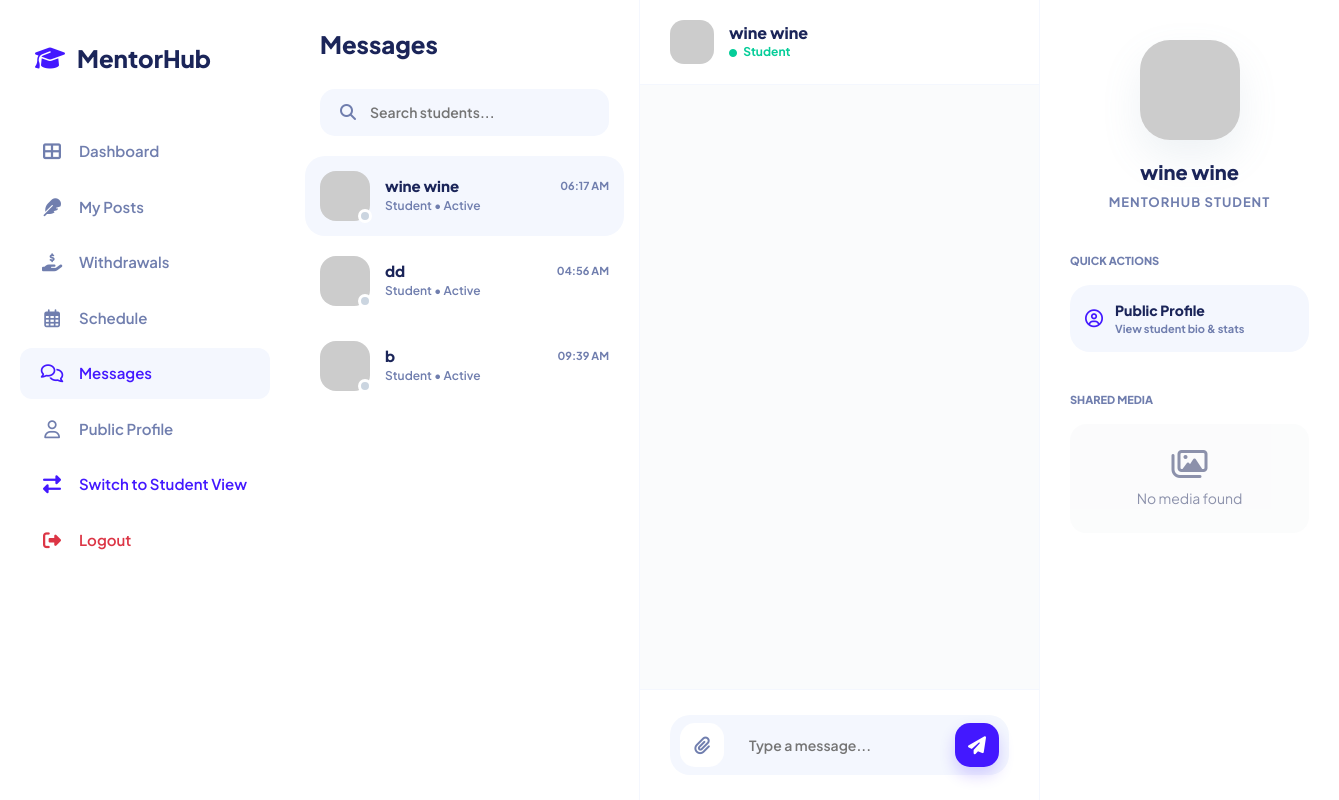
Page /mentor/chat.php (signed in) on the committed database.
### tables this page shows
CREATE TABLE `users` (
  `id` int(11) NOT NULL,
  `name` varchar(100) NOT NULL,
  `email` varchar(150) NOT NULL,
  `password` varchar(255) NOT NULL,
  `created_by_admin` int(11) DEFAULT NULL,
  `role` enum('admin','student','mentor') DEFAULT 'student',
  `status` enum('active','suspended') DEFAULT 'active',
  `created_by` int(11) DEFAULT NULL,
  `mentor_id` int(11) DEFAULT NULL,
  `is_mentor` tinyint(1) DEFAULT 0,
  `created_at` datetime DEFAULT current_timestamp(),
  `balance` decimal(10,2) NOT NULL DEFAULT 0.00,
  `mentor_status` varchar(20) DEFAULT 'none',
  `hourly_rate` decimal(10,2) DEFAULT 10.00,
  `is_volunteer` tinyint(1) DEFAULT 0,
  `admin_id` int(11) DEFAULT NULL,
  `education` text DEFAULT NULL,
  `expertise` text DEFAULT NULL,
  `bio` text DEFAULT NULL,
  `mentor_documents` text DEFAULT NULL,
  `profile_photo` varchar(255) DEFAULT NULL,
  `last_seen` datetime DEFAULT NULL,
  `qr_code` varchar(255) DEFAULT NULL,
  `teaching_balance` decimal(10,2) DEFAULT 0.00
);

### public/mentor/chat.php (the view, shortened to what this page needs)
<?php
require_once __DIR__ . '/../../includes/db.php';
$mentor_id = $_SESSION['user_id'] ?? 0;
$stmt = $pdo->prepare("
    SELECT u.id, u.name, u.role, u.last_seen, u.profile_photo,
           (SELECT COUNT(*) FROM messages m WHERE m.receiver_id = ? AND m.sender_id = u.id AND m.is_read = 0) as unread,
           (SELECT MAX(created_at) FROM messages m WHERE (m.sender_id = u.id AND m.receiver_id = ?) OR (m.sender_id = ? AND m.receiver_id = u.id)) as latest_msg
    FROM users u
    WHERE u.id IN (
        SELECT sender_id FROM messages WHERE receiver_id = ?
        UNION
        SELECT receiver_id FROM messages WHERE sender_id = ?
    )
    ORDER BY latest_msg DESC
");
$stmt->execute([$mentor_id, $mentor_id, $mentor_id, $mentor_id, $mentor_id]);
$students = $stmt->fetchAll(PDO::FETCH_ASSOC);
$pdo->prepare("UPDATE users SET last_seen = NOW() WHERE id = ?")->execute([$mentor_id]);
$selected = isset($_GET['student_id']) ? (int)$_GET['student_id'] : ($students[0]['id'] ?? 0);
$selUser = null;
if ($selected) {
    $stmt = $pdo->prepare("SELECT id, name, role, education, expertise, profile_photo FROM users WHERE id = ? LIMIT 1");
    $stmt->execute([$selected]);
    $selUser = $stmt->fetch(PDO::FETCH_ASSOC);
}
?>
<!DOCTYPE html>
<html lang="en">
<head>
    <link href="https://cdn.jsdelivr.net/npm/bootstrap@5.3.0/dist/css/bootstrap.min.css" rel="stylesheet">
    <link rel="stylesheet" href="https://cdnjs.cloudflare.com/ajax/libs/font-awesome/6.4.0/css/all.min.css">
</head>
<body>
<div class="sidebar">
    <a href="index.php" class="brand-logo">
        <i class="fas fa-graduation-cap"></i>
        <span class="brand-title">MentorHub</span>
    </a>
    <div class="nav-menu">
        <a href="index.php" class="nav-item">
            <i class="fas fa-th-large"></i> Dashboard
        </a>
        <a href="posts.php" class="nav-item">
            <i class="fas fa-feather"></i> My Posts
        </a>
        <a href="withdraw.php" class="nav-item">
            <i class="fas fa-hand-holding-usd"></i> Withdrawals
        </a>
        <a href="schedule.php" class="nav-item">
            <i class="far fa-calendar-alt"></i> Schedule
        </a>
        <a href="chat.php" class="nav-item active">
            <i class="far fa-comments"></i> Messages
        </a>
        <a href="mentor_profile.php?id=<?= $mentor_id ?>" class="nav-item">
            <i class="far fa-user"></i> Public Profile
        </a>
        <a href="../student/index.php" class="nav-item mt-auto" style="color: var(--primary);">
            <i class="fas fa-exchange-alt"></i> Switch to Student View
        </a>
    </div>
    <div class="sidebar-footer">
        <a href="../logout.php" class="nav-item text-danger">
            <i class="fas fa-sign-out-alt"></i> Logout
        </a>
    </div>
</div>
<div class="chat-container">
    <div class="user-list-pane">
        <div class="pane-header">
            <h4 class="pane-title">Messages</h4>
        </div>
        <div class="search-box">
            <i class="fas fa-search"></i>
            <input type="text" placeholder="Search students...">
        </div>
        <div class="user-items">
            <?php if ($students): ?>
                <?php foreach($students as $s): ?>
                    <?php
                        $isOnline = (strtotime($s['last_seen']) > time() - 300);
                        $photo = !empty($s['profile_photo']) ? $s['profile_photo'] : "https://ui-avatars.com/api/?name=".urlencode($s['name'])."&background=4318FF&color=fff";
                    ?>
                    <a class="user-item <?= $s['id'] == $selected ? 'active' : '' ?>" href="?student_id=<?= $s['id'] ?>">
                        <div class="avatar-wrapper">
                            <img src="<?= $photo ?>" class="user-avatar-img">
                            <div class="status-dot <?= $isOnline ? 'online' : '' ?>"></div>
                        </div>
                        <div class="user-details-mini">
                            <div class="user-name-row">
                                <h6><?= htmlspecialchars($s['name']) ?></h6>
                                <span class="user-item-time"><?= $s['latest_msg'] ? date('h:i A', strtotime($s['latest_msg'])) : '' ?></span>
                            </div>
                            <div class="d-flex justify-content-between align-items-center">
                                <span class="user-item-preview text-truncate">Student • <?= $s['unread'] > 0 ? 'New message' : 'Active' ?></span>
                            </div>
                        </div>
                    </a>
                <?php endforeach; ?>
            <?php endif; ?>
        </div>
    </div>
    <div class="chat-view-pane">
        <?php if ($selUser): ?>
            <?php $selPhoto = !empty($selUser['profile_photo']) ? $selUser['profile_photo'] : "https://ui-avatars.com/api/?name=".urlencode($selUser['name'])."&background=4318FF&color=fff"; ?>
            <div class="chat-view-header">
                <div class="header-user-info">
                    <img src="<?= $selPhoto ?>" class="header-avatar">
                    <div class="header-text">
                        <h6><?= htmlspecialchars($selUser['name']) ?></h6>
                        <p><i class="fas fa-circle me-1" style="font-size: 8px;"></i> Student</p>
                    </div>
                </div>
            </div>
            <div class="messages-container" id="chat-box">
            </div>
            <div class="chat-input-area">
                <div class="input-group-premium">
                    <label class="action-icon btn-attach" for="fileInput">
                        <i class="fas fa-paperclip"></i>
                    </label>
                    <input type="text" id="message" placeholder="Type a message...">
                    <button class="action-icon btn-send" id="sendBtn">
                        <i class="fas fa-paper-plane"></i>
                    </button>
                </div>
            </div>
        <?php endif; ?>
    </div>
    <?php if ($selUser): ?>
        <div class="info-pane">
            <div class="info-content">
                <img src="<?= $selPhoto ?>" class="info-avatar">
                <h5 class="info-name"><?= htmlspecialchars($selUser['name']) ?></h5>
                <span class="info-role">MentorHub Student</span>
                <div class="info-section">
                    <span class="info-section-label">Quick Actions</span>
                    <a href="mentor_profile.php?id=<?= $selUser['id'] ?>" class="info-stat-card">
                        <i class="far fa-user-circle"></i>
                        <div class="info-stat-text">
                            <div>Public Profile</div>
                            <div>View student bio & stats</div>
                        </div>
                    </a>
                </div>
                <div class="info-section">
                    <span class="info-section-label">Shared Media</span>
                    <div class="text-center py-4 bg-light rounded-4 opacity-50">
                        <i class="far fa-images fa-2x mb-2"></i>
                        <p class="small fw-700 m-0">No media found</p>
                    </div>
                </div>
            </div>
        </div>
    <?php endif; ?>
</div>
</body>
</html>

### rows in the picture
users: name "wine wine", latest_msg "06:17 AM"
users: name "dd", latest_msg "04:56 AM"
users: name "b", latest_msg "09:39 AM"
